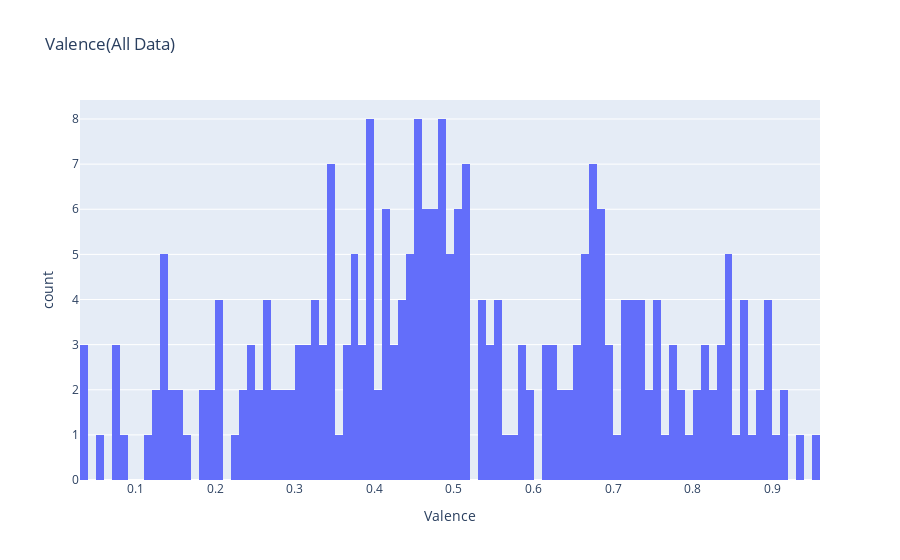

This figure's notebook cell:
### Code cell
px.histogram(data, x='valence', nbins=110, labels={'valence':'Valence'}
,title='Valence(All Data)').show()

### Figure 1 — Plotly figure (JSON) as saved in the notebook; plotly's stock layout.template omitted (floating-point values rounded to 4 significant figures; data arrays with more than 128 entries replaced by an {"elided": "..."} marker saying what was removed)
{"data": [{"alignmentgroup": "True", "bingroup": "x", "hovertemplate": "Valence=%{x}<br>count=%{y}<extra></extra>", "legendgroup": "", "marker": {"color": "#636efa", "pattern": {"shape": ""}}, "name": "", "nbinsx": 110, "offsetgroup": "", "orientation": "v", "showlegend": false, "type": "histogram", "x": {"elided": "263 float values"}, "xaxis": "x", "yaxis": "y"}], "layout": {"barmode": "relative", "legend": {"tracegroupgap": 0}, "title": {"text": "Valence(All Data)"}, "xaxis": {"anchor": "y", "domain": [0, 1], "title": {"text": "Valence"}}, "yaxis": {"anchor": "x", "domain": [0, 1], "title": {"text": "count"}}}}
